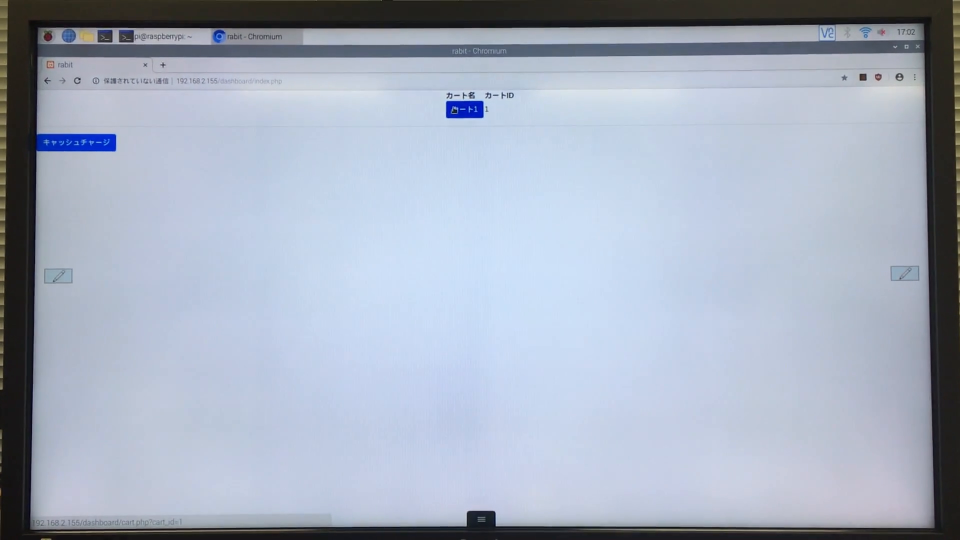
#> input picture frame 23 of プレゼン/video/web_x2.mp4, 1920 x 1080 px, given in place of the camera (shown at 1/2 size)
$ python hough.py 1.0
#> lines starting #> are read from the running program, lines starting #| are printed output that depends on the picture; after the words box and inside, x2 and y2 are one past the last pixel; in counts of white or black regions, pixels touching at a corner belong together
import cv2
import sys
import numpy as np

class hough:

	def __init__(self, exp = 1):
#> in main, img is the input picture: shape (1080, 1920, 3); mean B, G, R 190.5, 174.3, 165.1
		self.exp = exp

	def convert(self, img):
		result = []
		h,w,c = img.shape
#> h = 1080; w = 1920; c = 3
		#resize = cv2.resize(img, (int(w*self.exp), (int(h*self.exp))))
		gray = cv2.cvtColor(img, cv2.COLOR_BGR2GRAY)
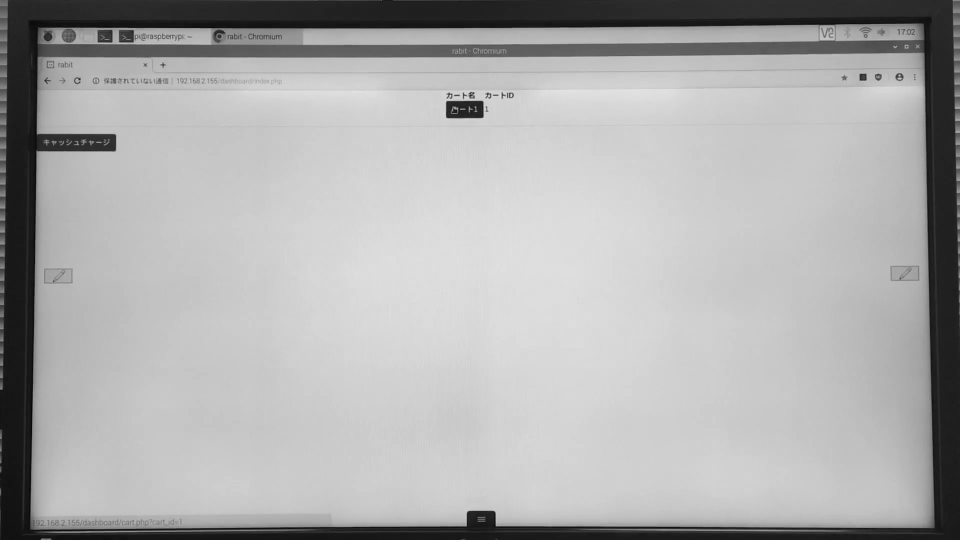
#> gray: shape (1080, 1920) (shown at 1/2 size); min 1, max 237, mean 173.4
		edges = cv2.Canny(gray, 50, 150, apertureSize=3)
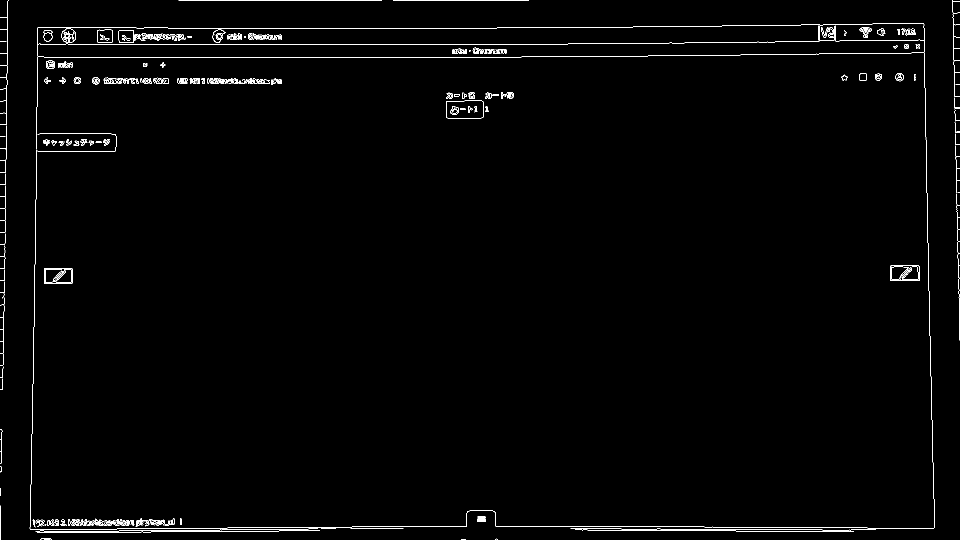
#> edges: shape (1080, 1920) (shown at 1/2 size); 1.2% white in thin lines or dots
		cv2.imshow("edges", edges)
		lines = cv2.HoughLines(edges, 1, np.pi / 180, 200)
#> lines = 21 rows, first 8: [114, 1.57], [56, 1.57], [89, 1.57], [1053, 1.57], [1, 1.57], [1058, 1.57], [1062, 1.57], [79, 0.0175]

		for line in lines:
			for rho,theta in line:
				a = np.cos(theta)
				b = np.sin(theta)
				x0 = a * rho
				y0 = b * rho
				x1 = int(x0 + 1000 * (-b))
				y1 = int(y0 + 1000 * (a))
				x2 = int(x0 - 1000 * (-b))
				y2 = int(y0)

				result.append(((x1, y1), (x2, y2)))
#> this loop made 21 passes
#> line on passes 1 to 12: [[114, 1.57]], [[56, 1.57]], [[89, 1.57]], [[1053, 1.57]], [[1, 1.57]], [[1058, 1.57]], [[1062, 1.57]], [[79, 0.0175]], [[1056, 1.57]], [[18, 0.0175]], [[1068, 1.55]], [[1036, 1.59]]
#> after the loop, result = 21 items

		return result

def main():
	#img = cv2.imread(sys.argv[1])
	exp = float(sys.argv[1])
	con = hough(exp)
	cap = cv2.VideoCapture(0)
	while True:
		ret, img = cap.read()
		if ret == None:
			continue

		cv2.imshow("raw", img)
		try:
			points = con.convert(img)
#> points = 21 items
			print(points)
#> (printed output is left out)
			for p in points:
				cv2.line(img, p[0], p[1], (0, 0, 255), 2)
#> this loop made 21 passes
#> p on passes 1 to 12: ((-1000, 113), (999, 114)), ((-1000, 55), (999, 56)), ((-1000, 88), (999, 89)), ((-1000, 1052), (999, 1053)), ((-1000, 0), (999, 1)), ((-1000, 1057), (999, 1058)), ((-1000, 1061), (999, 1062)), ((61, 1001), (96, 1)), ((-1000, 1055), (999, 1056)), ((0, 1000), (35, 0)), ((-981, 1085), (1018, 1067)), ((-1017, 1018), (981, 1035))
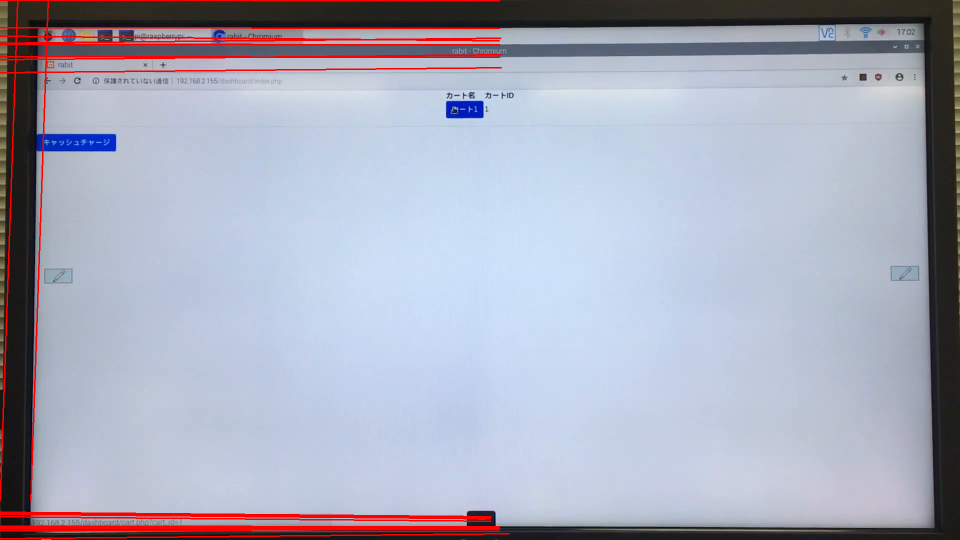
#> img: shape (1080, 1920, 3) (shown at 1/2 size); 2.51% of pixels changed, all inside (x1, y1, x2, y2) = (0, 0, 1020, 1079)
		except:
			print("error")

		cv2.imshow("demo", img)

		if cv2.waitKey(1) == 27:
#> (key Esc is pressed here)
			break

	cv2.destroyAllWindows()

if __name__ == "__main__":
	main()

$ run again, starting later in the video
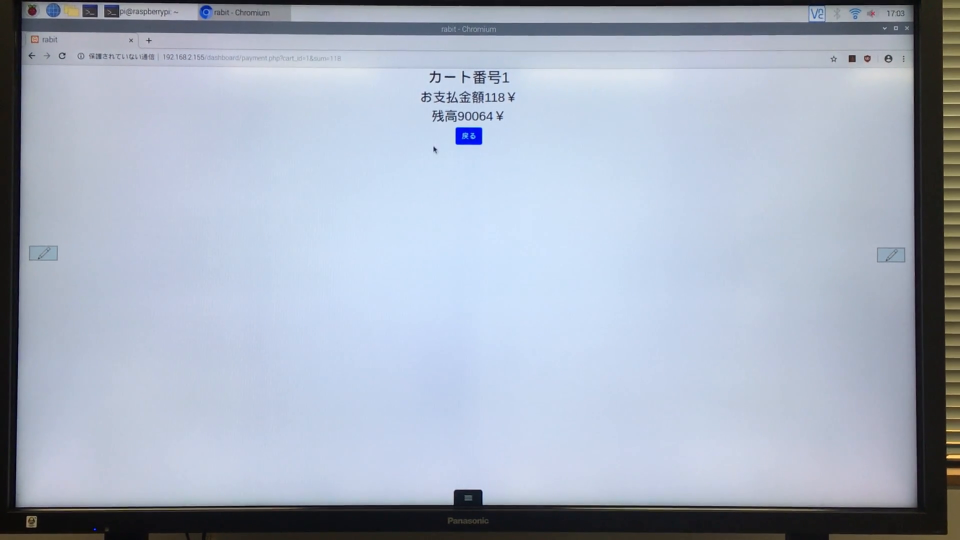
#> input picture frame 190 of プレゼン/video/web_x2.mp4, 1920 x 1080 px, given in place of the camera (shown at 1/2 size)
#> in main, img is the input picture: shape (1080, 1920, 3); mean B, G, R 192.7, 176.6, 167
#> in convert, `edges = cv2.Canny(gray, 50, 150, apertureSize=3)`:
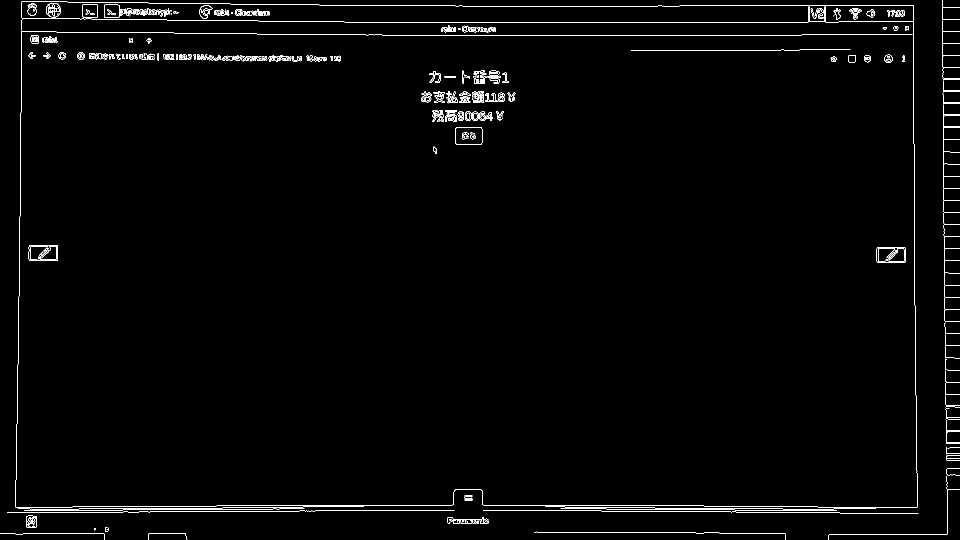
#> edges: shape (1080, 1920) (shown at 1/2 size); 1.4% white in thin lines or dots
#> lines = 35 rows, first 8: [1021, 1.57], [1010, 1.57], [45, 1.57], [1017, 1.57], [11, 1.57], [71, 1.57], [1013, 1.57], [48, 0.0175]
#> the loop in convert, `for line in lines:` made 35 passes
#> after the loop in convert, `for line in lines:`: result = 35 items
#> (printed output is left out)
#> the loop in main, `for p in points:` made 35 passes
#> p on passes 1 to 8: ((-1000, 1020), (999, 1021)), ((-1000, 1009), (999, 1010)), ((-1000, 44), (999, 45)), ((-1000, 1016), (999, 1017)), ((-1000, 10), (999, 11)), ((-1000, 70), (999, 71)), ((-1000, 1012), (999, 1013)), ((30, 1000), (65, 0))
#> after the loop in main, `for p in points:`:
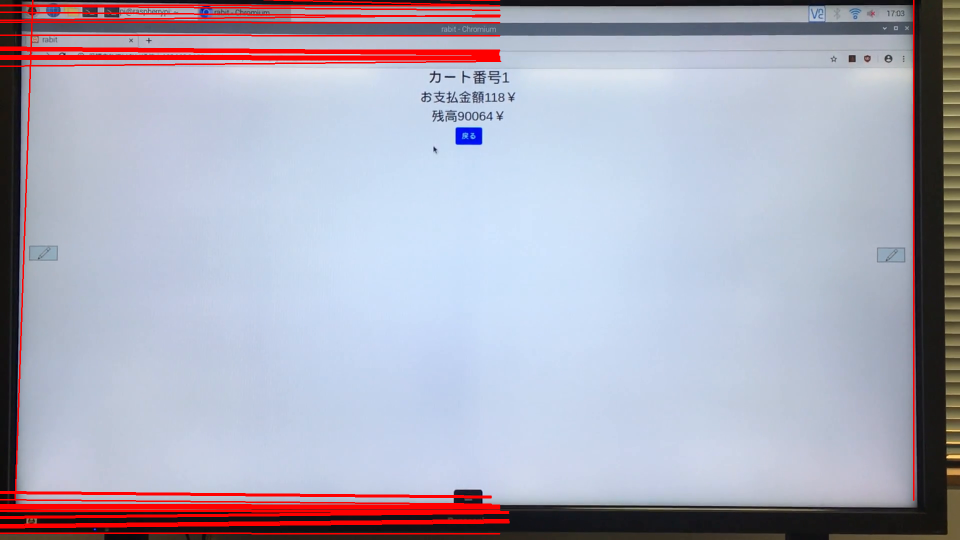
#> img: shape (1080, 1920, 3) (shown at 1/2 size); 4.28% of pixels changed, all inside (x1, y1, x2, y2) = (0, 0, 1829, 1069)
